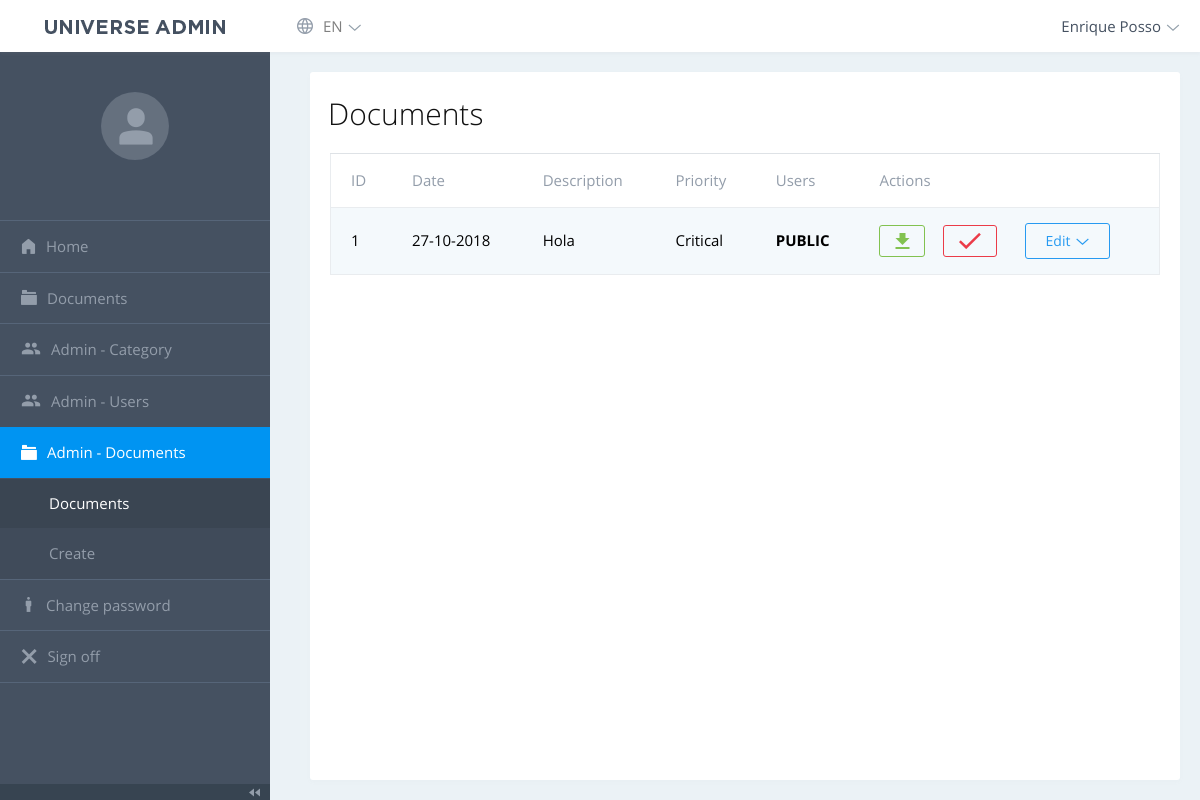
The page /php/dashboard/storage.php (signed in) on the database as committed earlier.
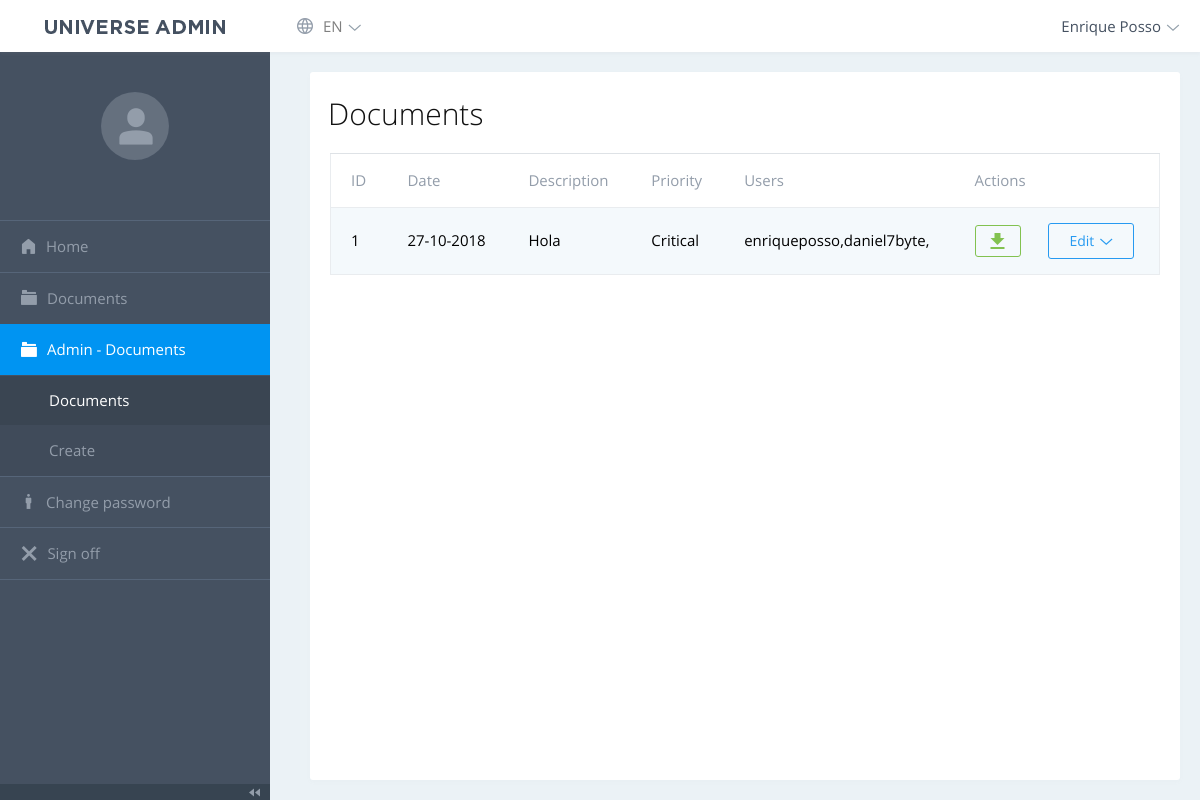
The same page on the database as committed later.
### tables this page shows
CREATE TABLE IF NOT EXISTS `storage` (
  `id` int(11) NOT NULL AUTO_INCREMENT,
  `users_nick` text NOT NULL,
  `description` varchar(50) NOT NULL,
  `file` text NOT NULL,
  `date` datetime NOT NULL DEFAULT CURRENT_TIMESTAMP,
  `priority` enum('Critical','High','Medium','Low') NOT NULL,
  `file_check` enum('Y','N') NOT NULL,
  `type` enum('Private','Public') NOT NULL,
  `category` int(11) NOT NULL,
  PRIMARY KEY (`id`)
);

### php/dashboard/storage.php (the view, shortened to what this page needs)
<!DOCTYPE html>
<html lang="es">
<head>
<link rel="stylesheet" href="vendor/datatables/datatables.min.css">
    <link rel="stylesheet" href="fonts/open-sans/style.min.css">
<link rel="stylesheet" href="fonts/universe-admin/style.css">
<link rel="stylesheet" href="fonts/mdi/css/materialdesignicons.min.css">
<link rel="stylesheet" href="fonts/iconfont/style.css">
<link rel="stylesheet" href="vendor/flatpickr/flatpickr.min.css">
<link rel="stylesheet" href="vendor/simplebar/simplebar.css">
<link rel="stylesheet" href="vendor/tagify/tagify.css">
<link rel="stylesheet" href="vendor/tippyjs/tippy.css">
<link rel="stylesheet" href="vendor/select2/css/select2.min.css">
<link rel="stylesheet" href="vendor/bootstrap/css/bootstrap.min.css">
<link rel="stylesheet" href="css/style.min.css" id="stylesheet">
</head>
<body class="js-loading ">
  <div class="navbar navbar-light navbar-expand-lg">
    <?php include("navbar.php"); ?>
  </div>
  <div class="page-wrap">
    <div class="sidebar">
      <?php include("menu.php"); ?>
    </div>
    <div class="page-content">
      <div class="container-fluid container-fh l-2column">
        <div class="m-content">
          <div class="page-content__header">
            <div>
              <h2 class="page-content__header-heading"><?=DOCUMENTS?></h2>
            </div>
          </div>
          <div class="m-datatable">
            <table id="tableStorage" class="table table-striped">
              <thead>
              <tr>
                <th>ID</th>
                <th><?=Date?></th>
                <th><?=Description?></th>
                <th><?=Priority?></th>
                <th><?=USERS?></th>
                <th><?=Actions?></th>
              </tr>
              </thead>
              <tbody>
                <?php
                  require_once("config/connection.php");
                  $query = $mysql->prepare("SELECT * FROM storage ORDER BY id DESC");
                  $query->execute();
                  $result = $query->fetchAll();
                  foreach ($result as $row):
                ?>
                <tr>
                  <td><?=$row['id']?></td>
                  <td><?=date_format(date_create($row['date']), 'd-m-Y')?></td>
                  <td><a href="storage/<?=$row['file']?>"><?=$row['description']?></a></td>
                  <td><?=$row['priority']?></td>
                  <td>
                    <?php
                    if($row['type'] == "Public"){
                      echo "<b>PUBLIC</b>";
                    }elseif($row['type'] == "Private"){
                      echo $row['users_nick'];
                    }
                    ?>
                  </td>
                  <td>
                    <a class="btn btn-outline-success icon-center mr-3" href="storage/<?=$row['file']?>"><span class="btn-icon ua-icon-download"></span></a>
                    <?php if($_SESSION['role'] == "ADMIN"): ?>
                      <a class="btn <?=(($row['file_check'] == 'N') ? 'btn-outline-danger' : 'btn-outline-success')?> icon-center mr-3" href="#" id="val_check_<?=$row['id']?>" onclick="val_check(<?=$row['id']?>);"><span class="btn-icon ua-icon-check"></span></a>
                    <?php endif; ?>
                    <div class="dropdown card-widget-d__dropdown">
                      <button class="btn btn-outline-info dropdown-toggle card-widget-d__control" type="button" data-toggle="dropdown">
                        <?=Edit?>
                      </button>
                    </div>
                  </td>
                </tr>
                <?php endforeach; ?>
              </tbody>
            </table>
          </div>
        </div>
      </div>
    </div>
  </div>
</body>
</html>

### php/dashboard/navbar.php (shortened to what this page needs)
<span class="navbar-brand">
  <a href="/"><img src="img/logo.png" alt="" class="navbar-brand__logo"></a>
</span>
<div class="collapse navbar-collapse" id="navbar-collapse">
  <div class="navbar__menu">
    <ul class="navbar-nav">
      <li class="nav-item dropdown navbar__menu-item">
        <a class="nav-link dropdown-toggle" href="#" data-toggle="dropdown" aria-expanded="false">
          <span class="iconfont-globe dropdown-item__icon"></span> <?=LANG?>
        </a>
      </li>
    </ul>
  </div>
  <div class="dropdown navbar-dropdown">
    <a class="dropdown-toggle navbar-dropdown-toggle navbar-dropdown-toggle__user" data-toggle="dropdown" href="#">
      <span class="navbar-dropdown__user-name"><?=$_SESSION['full_name']?></span>
    </a>
  </div>
</div>

### php/dashboard/menu.php (shortened to what this page needs)
<div class="sidebar__scroll">
  <div>
    <div class="sidebar__user">
      <div class="sidebar__user-avatar">
        <span class="sidebar__user-avatar-placeholder">
          <span class="ua-icon-avatar-placeholder"></span>
        </span>
      </div>
    </div>
    <ul class="sidebar-nav">
      <li class="sidebar-nav__item">
        <a class="sidebar-nav__link" href="home.php">
          <span class="sidebar-nav__item_icon ua-icon-home"></span>
          <span class="sidebar-nav__item-text"><?=HOME?></span>
        </a>
      </li>
      <li class="sidebar-nav__item">
        <a class="sidebar-nav__link" href="home_storage.php">
          <span class="sidebar-nav__item_icon ua-icon-folder"></span>
          <span class="sidebar-nav__item-text"><?=DOCUMENTS?></span>
        </a>
      </li>
      <?php if($_SESSION['role'] == "ADMIN" OR $_SESSION['role'] == "EDITOR"): ?>
        <?php if($_SESSION['role'] == "ADMIN"): ?>
        <li class="sidebar-nav__item">
          <a class="sidebar-nav__link" href="category.php">
            <span class="mdi mdi-account-multiple sidebar-section-nav__item-icon"></span>
            <span class="sidebar-nav__item-text">Admin - <?=CATEGORY?></span>
          </a>
        </li>
        <li class="sidebar-nav__item">
          <a class="sidebar-nav__link" href="users.php">
            <span class="mdi mdi-account-multiple sidebar-section-nav__item-icon"></span>
            <span class="sidebar-nav__item-text">Admin - <?=USERS?></span>
          </a>
        </li>
        <?php endif; ?>
        <li class="sidebar-nav__item">
          <a class="sidebar-nav__link" href="storage.php">
            <span class="sidebar-nav__item_icon ua-icon-folder"></span>
            <span class="sidebar-nav__item-text">Admin - <?=DOCUMENTS?></span>
          </a>
          <ul class="sidebar-subnav" style="display: none;">
            <li class="sidebar-subnav__item"><a class="sidebar-subnav__link" href="storage.php"><?=DOCUMENTS?></a></li>
            <li class="sidebar-subnav__item"><a class="sidebar-subnav__link" href="storage_new.php"><?=Create?></a></li>
          </ul>
        </li>
      <?php endif; ?>
      <li class="sidebar-nav__item">
        <a class="sidebar-nav__link" href="my_account.php">
          <span class="sidebar-nav__item_icon ua-icon-person"></span>
          <span class="sidebar-nav__item-text"><?=ChangePassword?></span>
        </a>
      </li>
      <li class="sidebar-nav__item">
        <a class="sidebar-nav__link" href="auth/logout.php">
          <span class="sidebar-nav__item_icon ua-icon-close"></span>
          <span class="sidebar-nav__item-text"><?=SignOff?></span>
        </a>
      </li>
    </ul>
  </div>
  <div class="sidebar-nav__footer">
    <div class="sidebar__collapse">
      <span class="icon ua-icon-collapse-left-arrows"></span>
    </div>
  </div>
</div>

Rows that differ between the two databases and show on the page:
changed storage "Hola": users_nick (not shown) → "enriqueposso,daniel7byte,"; no longer shows "PUBLIC"
Other text that changed with them:
CATEGORY: "Category" → (not shown)
USERS: "Users" → (not shown)
text no longer shown: "Admin - Admin -"
